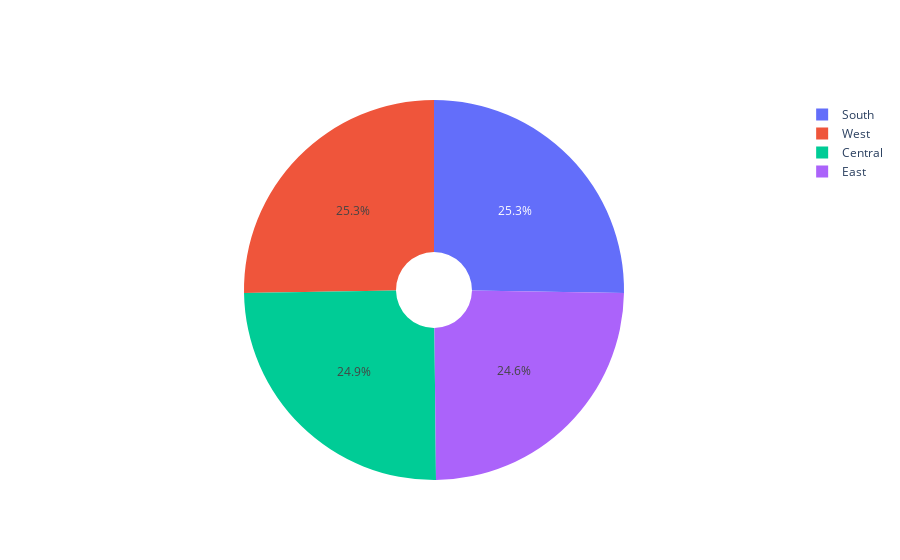

Source (notebook cell):
### Code cell
quantByRegion = store[['Region','Quantity']].groupby(by='Region').mean()
fig = go.Figure(go.Pie(labels = quantByRegion.index, 
                       values = quantByRegion.values.ravel(),
                       hole = 0.2))
fig.show()

### Figure 1 — Plotly figure (JSON) as saved in the notebook; plotly's stock layout.template omitted (floating-point values rounded to 4 significant figures)
{"data": [{"hole": 0.2, "labels": ["Central", "East", "South", "West"], "type": "pie", "values": [3.781, 3.729, 3.833, 3.832]}], "layout": {}}
